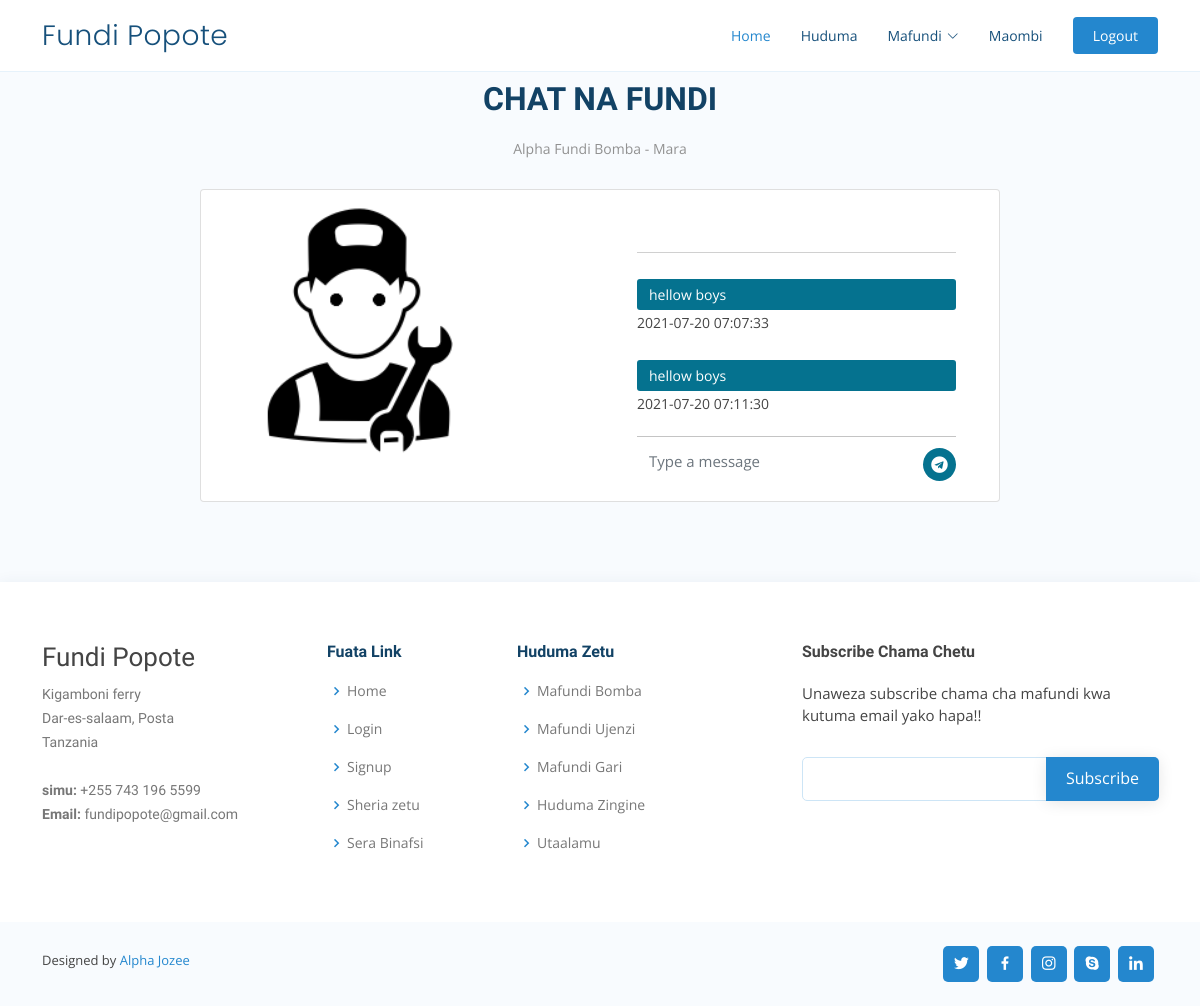
The page /chat.php?id=2 (signed in) on the database its author committed.
### tables this page shows
CREATE TABLE `member` (
  `id` int(11) NOT NULL,
  `username` varchar(20) NOT NULL,
  `email` varchar(100) NOT NULL,
  `phone` varchar(12) NOT NULL,
  `region` varchar(100) NOT NULL,
  `district` varchar(100) NOT NULL,
  `password` varchar(10) NOT NULL,
  `cartegory` varchar(100) NOT NULL,
  `img` varchar(100) NOT NULL
);

CREATE TABLE `chat` (
  `id` int(11) NOT NULL,
  `sender` varchar(20) NOT NULL,
  `reciver` varchar(20) NOT NULL,
  `msg` text NOT NULL,
  `time` timestamp NOT NULL DEFAULT current_timestamp() ON UPDATE current_timestamp(),
  `status` varchar(20) DEFAULT NULL
);

### chat.php (the view, shortened to what this page needs)
<!DOCTYPE html>
<html lang="en">
<head>
    <link href="assets/vendor/aos/aos.css" rel="stylesheet" />
    <link href="assets/vendor/bootstrap/css/bootstrap.css" rel="stylesheet" />
    <link href="assets/vendor/bootstrap/css/bootstrap.min.css" rel="stylesheet" />
    <link href="assets/vendor/bootstrap-icons/bootstrap-icons.css" rel="stylesheet" />
    <link href="assets/vendor/boxicons/css/boxicons.min.css" rel="stylesheet" />
    <link href="assets/vendor/glightbox/css/glightbox.min.css" rel="stylesheet" />
    <link href="assets/vendor/remixicon/remixicon.css" rel="stylesheet" />
    <link href="assets/vendor/swiper/swiper-bundle.min.css" rel="stylesheet" />
    <link href="assets/css/style.css" rel="stylesheet" />
    <link href="assets/css/all.css" rel="stylesheet" />
    <link href="assets/css/chat.css" rel="stylesheet" />
</head>
<body>
    <header id="header" class="fixed-top">
        <div class="container d-flex align-items-center justify-content-between">
            <h2 class="logo"><a href="home.php">Fundi Popote</a></h2>
            <nav id="navbar" class="navbar">
                <ul>
                    <li><a class="nav-link scrollto active" href="home.php">Home</a></li>
                    <li><a class="nav-link scrollto" href="cartegory.php">Huduma</a></li>
                    <li class="dropdown">
                        <a href="#"><span>Mafundi</span> <i class="bi bi-chevron-down"></i
              ></a>
                    </li>
                    <li><a class="nav-link scrollto" href="myRequest.php">Maombi</a></li>
                    <li>
                        <a class="getstarted scrollto" href="index.php">Logout</a>
                    </li>
                </ul>
            </nav>
        </div>
    </header>
    <main id="main">
         <?php
            $id = $_GET['id'];
            include('connection.php');
            $sql = "SELECT * FROM member WHERE id ='$id'";
            $check = mysqli_query($conn, $sql);
            while($row = mysqli_fetch_assoc($check)){
        ?>
                <section id="team" class="team section-bg">
                    <div class="container" data-aos="fade-up">
                        <div class="section-title">
                            <h2>Chat na Fundi</h2>
                            <p><?php echo ucwords($row['username']); ?> Fundi <?php echo ucwords($row['cartegory']); ?> - <?php echo ucwords($row['region']); ?></p>
                        </div>
                        <div class="row">
                            <div class="card m-auto" style="max-width: 800px" data-aos="fade-up" data-aos-delay="200">
                                <div class="card-body">
                                    <div class="row">
                                        <div class="col-md-6">
                                            <img src="<?php echo $row['img']?>" style="height: 250px;" class="img-fluid" alt="" />
                                        </div>
                                        <div class="col-md-6">
                                            <div class="mesgs">
                                                <div class="msg_history">
                                            <hr>
                                                <?php
                                                    include "connection.php";
                                                    $user = $_SESSION['username'];
                                                    $recv = $_SESSION['reciver'];
                                                    $sql = "SELECT * FROM chat WHERE sender ='$user' AND reciver ='$recv'";
                                                    $check = mysqli_query($conn, $sql);
                                                    while($row = mysqli_fetch_assoc($check)){
                                                    ?>
                                                    <div class="outgoing_msg">
                                                        <div class="sent_msg">
                                                            <p><?php echo $row['msg'] ?>
                                                            </p>
                                                            <small class="time_date"> <?php echo $row['time'] ?></small>
                                                        </div>
                                                    </div>
                                                    <?php } ?>
                                                </div>
                                                <div class="type_msg">
                                                    <div class="input_msg_write">
                                                       <form action="" method="post">
                                                          <input type="text" name="text" class="form-control text-primary" placeholder="Type a message" />
                                                             <button class="msg_send_btn" type="submit" name="chat"><i class="fab fa-telegram" ></i></button>
                                                       </form>
                                                    </div>
                                                </div>
                                            </div>
                                        </div>
                                    </div>
                                </div>
                            </div>
                        </div>
                    </div>
                </section>
        <?php } ?>
    </main>
    <footer id="footer">
        <div class="footer-top">
            <div class="container">
                <div class="row">
                    <div class="col-lg-3 col-md-6 footer-contact">
                        <h3>Fundi Popote</h3>
                        <p>
                            Kigamboni ferry <br /> Dar-es-salaam, Posta<br /> Tanzania <br /><br />
                            <strong>simu:</strong> +255 743 196 5599<br />
                            <strong>Email:</strong> fundipopote@gmail.com<br />
                        </p>
                    </div>
                    <div class="col-lg-2 col-md-6 footer-links">
                        <h4>Fuata Link</h4>
                        <ul>
                            <li>
                                <i class="bx bx-chevron-right"></i> <a href="#">Home</a>
                            </li>
                            <li>
                                <i class="bx bx-chevron-right"></i> <a href="#">Login</a>
                            </li>
                            <li>
                                <i class="bx bx-chevron-right"></i> <a href="#">Signup</a>
                            </li>
                            <li>
                                <i class="bx bx-chevron-right"></i>
                                <a href="#">Sheria zetu</a>
                            </li>
                            <li>
                                <i class="bx bx-chevron-right"></i>
                                <a href="#">Sera Binafsi</a>
                            </li>
                        </ul>
                    </div>
                    <div class="col-lg-3 col-md-6 footer-links">
                        <h4>Huduma Zetu</h4>
                        <ul>
                            <li>
                                <i class="bx bx-chevron-right"></i> <a href="#">Mafundi Bomba</a>
                            </li>
                            <li>
                                <i class="bx bx-chevron-right"></i>
                                <a href="#">Mafundi Ujenzi</a>
                            </li>
                            <li>
                                <i class="bx bx-chevron-right"></i>
                                <a href="#">Mafundi Gari</a>
                            </li>
                            <li>
                                <i class="bx bx-chevron-right"></i> <a href="#">Huduma Zingine</a>
                            </li>
                            <li>
                                <i class="bx bx-chevron-right"></i>
                                <a href="#">Utaalamu</a>
                            </li>
                        </ul>
                    </div>
                    <div class="col-lg-4 col-md-6 footer-newsletter">
                        <h4>Subscribe Chama Chetu</h4>
                        <p>
                            Unaweza subscribe chama cha mafundi kwa kutuma email yako hapa!!
                        </p>
                        <form action="" method="post">
                            <input type="email" name="email" /><input type="submit" value="Subscribe" />
                        </form>
                    </div>
                </div>
            </div>
        </div>
        <div class="container d-md-flex py-4">
            <div class="me-md-auto text-center text-md-start">
                <div class="credits">
                    Designed by <a href="https://alphaxad.000webhostapp.com">Alpha Jozee</a>
                </div>
            </div>
            <div class="social-links text-center text-md-right pt-3 pt-md-0">
                <a href="#" class="twitter"><i class="bx bxl-twitter"></i></a>
                <a href="#" class="facebook"><i class="bx bxl-facebook"></i></a>
                <a href="#" class="instagram"><i class="bx bxl-instagram"></i></a>
                <a href="#" class="google-plus"><i class="bx bxl-skype"></i></a>
                <a href="#" class="linkedin"><i class="bx bxl-linkedin"></i></a>
            </div>
        </div>
    </footer>
</body>
</html>

### assets/css/style.css (style rules this page uses)
body { font-family: "Open Sans", sans-serif; color: #444444; }
a { color: #2487ce; text-decoration: none; }
h1, h2, h3, h4, h5, h6 { font-family: "Raleway", sans-serif; }
#header { transition: all 0.5s; background: #fff; z-index: 997; padding: 15px 0; border-bottom: 1px solid #e6f2fb; }
#header .logo { font-size: 28px; margin: 0; padding: 0; line-height: 1; font-weight: 300; letter-spacing: 0.5px; font-family: "Poppins", sans-serif; }
#header .logo a { color: #16507b; }
.navbar { padding: 0; }
.navbar ul { margin: 0; padding: 0; display: flex; list-style: none; align-items: center; }
.navbar li { position: relative; }
.navbar a, .navbar a:focus { display: flex; align-items: center; justify-content: space-between; padding: 10px 0 10px 30px; font-size: 14px; color: #16507b; white-space: nowrap; transition: 0.3s; }
.navbar a i, .navbar a:focus i { font-size: 12px; line-height: 0; margin-left: 5px; }
.navbar a:hover, .navbar .active, .navbar .active:focus, .navbar li:hover > a { color: #2487ce; }
.navbar .getstarted { background: #2487ce; padding: 8px 20px; margin-left: 30px; border-radius: 4px; color: #fff; }
section { padding: 80px 0; overflow: hidden; }
.section-bg { background-color: #f8fbfe; }
.section-title { text-align: center; padding-bottom: 30px; }
.section-title h2 { font-size: 32px; font-weight: bold; text-transform: uppercase; margin-bottom: 20px; padding-bottom: 0; color: #124265; }
.section-title p { margin-bottom: 0; font-size: 14px; color: #919191; }
#footer { color: #444444; font-size: 14px; background: #f8fbfe; box-shadow: 0px 2px 15px rgba(18, 66, 101, 0.08); }
#footer .footer-top { padding: 60px 0 30px 0; background: #fff; }
#footer .footer-top .footer-contact { margin-bottom: 30px; }
#footer .footer-top .footer-contact h3 { font-size: 26px; margin: 0 0 10px 0; padding: 2px 0 2px 0; line-height: 1; font-weight: 300; }
#footer .footer-top .footer-contact p { font-size: 14px; line-height: 24px; margin-bottom: 0; font-family: "Raleway", sans-serif; color: #777777; }
#footer .footer-top h4 { font-size: 16px; font-weight: bold; color: #124265; position: relative; padding-bottom: 12px; }
#footer .footer-top .footer-links { margin-bottom: 30px; }
#footer .footer-top .footer-links ul { list-style: none; padding: 0; margin: 0; }
#footer .footer-top .footer-links ul i { padding-right: 2px; color: #2487ce; font-size: 18px; line-height: 1; }
#footer .footer-top .footer-links ul li { padding: 10px 0; display: flex; align-items: center; }
#footer .footer-top .footer-links ul li:first-child { padding-top: 0; }
#footer .footer-top .footer-links ul a { color: #777777; transition: 0.3s; display: inline-block; line-height: 1; }
#footer .footer-newsletter { font-size: 15px; }
#footer .footer-newsletter h4 { font-size: 16px; font-weight: bold; color: #444444; position: relative; padding-bottom: 12px; }
#footer .footer-newsletter form { margin-top: 30px; background: #fff; padding: 6px 10px; position: relative; border-radius: 5px; text-align: left; border: 1px solid #cde5f6; }
#footer .footer-newsletter form input[type="email"] { border: 0; padding: 4px 8px; width: calc(100% - 100px); }
#footer .footer-newsletter form input[type="submit"] { position: absolute; top: -1px; right: -2px; bottom: -1px; border: 0; background: none; font-size: 16px; padding: 0 20px 2px 20px; background: #2487ce; color: #fff; transition: 0.3s; border-radius: 0 5px 5px 0; box-shadow: 0px 2px 15px rgba(0, 0, 0, 0.1); }
#footer .credits { padding-top: 5px; font-size: 13px; color: #444444; }
#footer .social-links a { font-size: 18px; display: inline-block; background: #2487ce; color: #fff; line-height: 1; padding: 8px 0; margin-right: 4px; border-radius: 5px; text-align: center; width: 36px; height: 36px; transition: 0.3s; }

### assets/css/all.css (style rules this page uses)
.fa, .fas, .far, .fal, .fad, .fab { -moz-osx-font-smoothing: grayscale; -webkit-font-smoothing: antialiased; display: inline-block; font-style: normal; font-variant: normal; text-rendering: auto; line-height: 1; }
.fa-telegram:before { content: "\f2c6"; }
.fab { font-family: 'Font Awesome 5 Brands'; font-weight: 400; }

### rows shown on the page
member: username "Alpha", cartegory "Bomba", region "Mara", img (placeholder picture)
chat: msg "hellow boys", time "2021-07-20 07:07:33"
chat: msg "hellow boys", time "2021-07-20 07:11:30"
